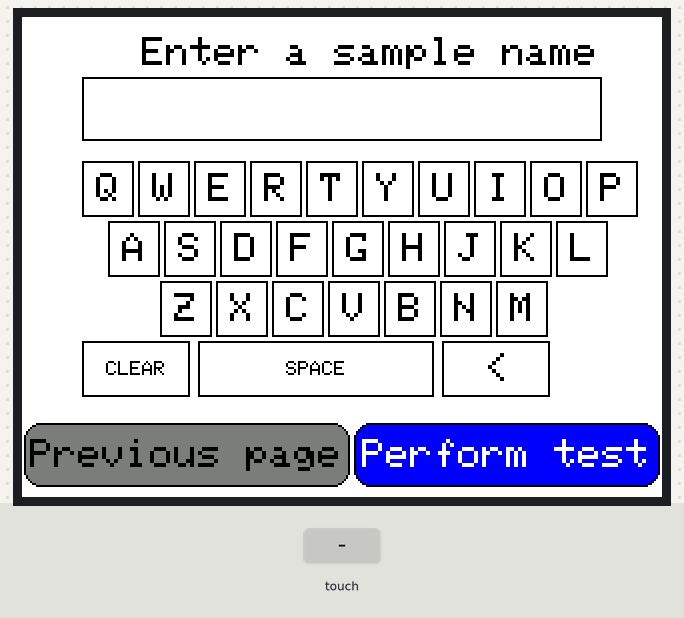
This sketch was run on a simulated Teensy 4. Parts: 320×240 colour display. The inputs (shaded band) are chosen by the test bench.

Above: at 1.4 s.
1.5 s: touch panel pressed at 13 % / 30 % of its raw x / y range
3.0 s: touch panel pressed at 38 % / 30 % of its raw x / y range
At 3.7 s:
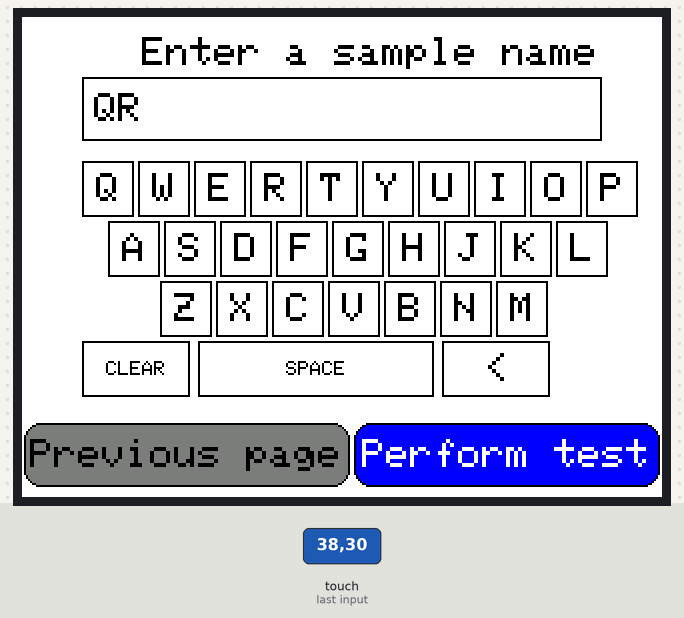
4.5 s: touch panel pressed at 62 % / 30 % of its raw x / y range
6.0 s: touch panel pressed at 13 % / 50 % of its raw x / y range
At 7.2 s:
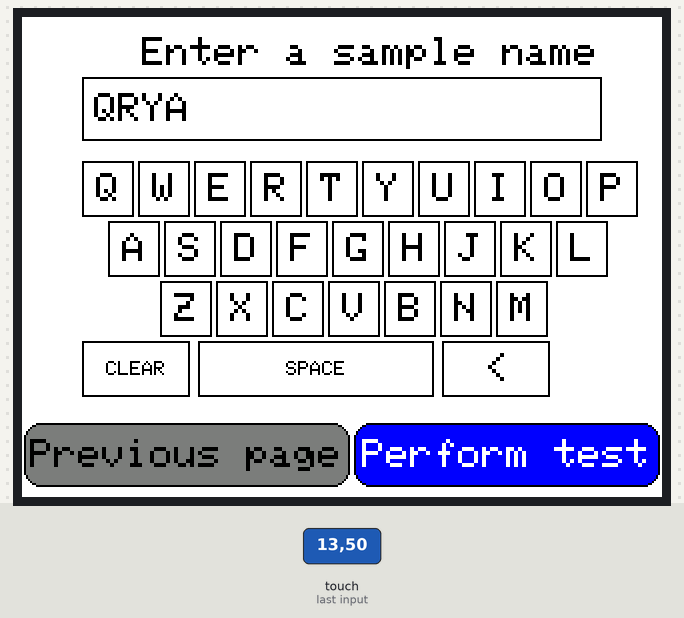
7.5 s: touch panel pressed at 38 % / 50 % of its raw x / y range
9.0 s: touch panel pressed at 62 % / 50 % of its raw x / y range
At 9.6 s:
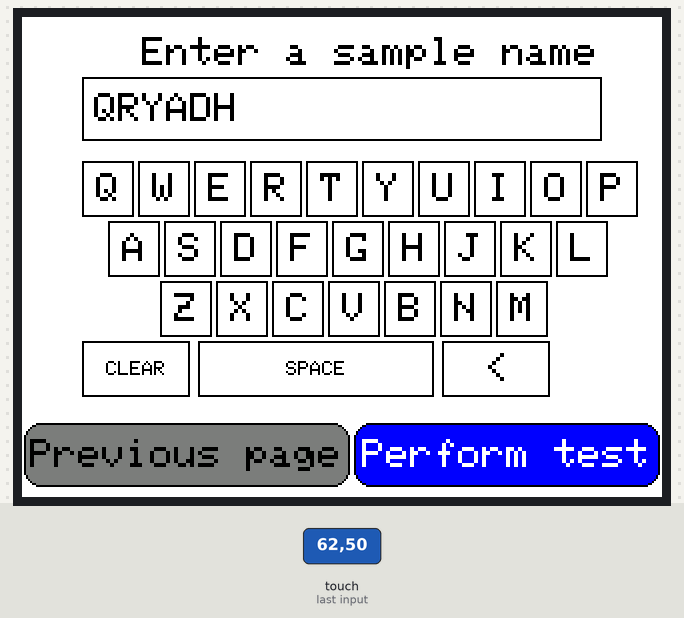
Timing chart, 0 to 11.5 s (numbered marks = the images above; inputs shaded):
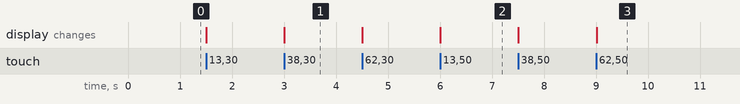

The sketch:

displayPage2.ino
```cpp
// Page 2 on the tft display
#include <SPI.h>
#include <ILI9341_t3.h>
#include <XPT2046_Touchscreen.h>

#define TFT_CS   10
#define TFT_DC   9
#define TFT_RST  255
#define TOUCH_CS 8
#define TOUCH_IRQ 255

ILI9341_t3 tft = ILI9341_t3(TFT_CS, TFT_DC, TFT_RST);
XPT2046_Touchscreen ts(TOUCH_CS, TOUCH_IRQ);

String sampleName = "";

const char* row1[] = { "Q","W","E","R","T","Y","U","I","O","P" };
const int row1X = 30, row1Y = 72, keyW = 26, keyH = 28, keyGap = 2;
const char* row2[] = { "A","S","D","F","G","H","J","K","L" };
const int row2X = 43, row2Y = 102;
const char* row3[] = { "Z","X","C","V","B","N","M" };
const int row3X = 69, row3Y = 132;
struct SpecialKey {
  const char* label;
  int x, w;
};
// "OK" key REMOVED here
SpecialKey row4[] = {
  { "CLEAR", 30, 54 },
  { "SPACE", 88, 118 },
  { "<",    210, 54 }
};
const int row4Y = 162;

#define BOX_X 30
#define BOX_Y 30
#define BOX_W 260
#define BOX_H 32

#define TITLE_X 60
#define TITLE_Y 10

#define BOTTOM_BTN_W   158
#define BOTTOM_BTN_H    32
#define BOTTOM_BTN_R     8
#define BOTTOM_BTN_SP   2
#define BOTTOM_BTN_Y   203
#define BOTTOM_BTN1_X   1
#define BOTTOM_BTN2_X  (BOTTOM_BTN1_X + BOTTOM_BTN_W + BOTTOM_BTN_SP+5)

void drawCenteredText(const char* str, int x, int y, int w, int h, uint16_t color, uint8_t textsize=2) {
  int textlen = strlen(str);
  int text_w = textlen * 6 * textsize;
  int text_h = 8 * textsize;
  int cx = x + (w - text_w) / 2;
  int cy = y + (h - text_h) / 2;
  tft.setCursor(cx, cy);
  tft.setTextColor(color);
  tft.setTextSize(textsize);
  tft.print(str);
}

void drawSampleBox() {
  tft.fillRect(BOX_X+1, BOX_Y+1, BOX_W-2, BOX_H-2, ILI9341_WHITE); // Clear inside
  tft.drawRect(BOX_X, BOX_Y, BOX_W, BOX_H, ILI9341_BLACK);
  tft.setTextColor(ILI9341_BLACK);
  tft.setTextSize(2);
  tft.setCursor(BOX_X + 6, BOX_Y + 8);
  tft.print(sampleName);
}

void drawPage2() {
  tft.fillScreen(ILI9341_WHITE);

  tft.setTextSize(2);
  tft.setTextColor(ILI9341_BLACK);
  tft.setCursor(TITLE_X, TITLE_Y);
  tft.print("Enter a sample name");

  drawSampleBox();

  // Row 1: QWERTYUIOP
  tft.setTextSize(2);
  for (int i = 0; i < 10; i++) {
    int x = row1X + i * (keyW + keyGap);
    tft.fillRect(x, row1Y, keyW, keyH, ILI9341_WHITE);
    tft.drawRect(x, row1Y, keyW, keyH, ILI9341_BLACK);
    drawCenteredText(row1[i], x, row1Y, keyW, keyH, ILI9341_BLACK, 2);
  }

  // Row 2: ASDFGHJKL
  for (int i = 0; i < 9; i++) {
    int x = row2X + i * (keyW + keyGap);
    tft.fillRect(x, row2Y, keyW, keyH, ILI9341_WHITE);
    tft.drawRect(x, row2Y, keyW, keyH, ILI9341_BLACK);
    drawCenteredText(row2[i], x, row2Y, keyW, keyH, ILI9341_BLACK, 2);
  }

  // Row 3: ZXCVBNM
  for (int i = 0; i < 7; i++) {
    int x = row3X + i * (keyW + keyGap);
    tft.fillRect(x, row3Y, keyW, keyH, ILI9341_WHITE);
    tft.drawRect(x, row3Y, keyW, keyH, ILI9341_BLACK);
    drawCenteredText(row3[i], x, row3Y, keyW, keyH, ILI9341_BLACK, 2);
  }

  // Row 4: Specials (no OK button)
  for (int i = 0; i < 3; i++) {
    int x = row4[i].x;
    int w = row4[i].w;
    tft.fillRect(x, row4Y, w, keyH, ILI9341_WHITE);
    tft.drawRect(x, row4Y, w, keyH, ILI9341_BLACK);
    uint8_t keyTextSize = (strcmp(row4[i].label, "SPACE")==0 || strcmp(row4[i].label, "CLEAR")==0) ? 1 : 2;
    drawCenteredText(row4[i].label, x, row4Y, w, keyH, ILI9341_BLACK, keyTextSize);
  }

  // Bottom Buttons
  tft.fillRoundRect(BOTTOM_BTN1_X, BOTTOM_BTN_Y, BOTTOM_BTN_W+5, BOTTOM_BTN_H, BOTTOM_BTN_R, ILI9341_DARKGREY);
  tft.drawRoundRect(BOTTOM_BTN1_X, BOTTOM_BTN_Y, BOTTOM_BTN_W+5, BOTTOM_BTN_H, BOTTOM_BTN_R, ILI9341_BLACK);
  drawCenteredText("Previous page", BOTTOM_BTN1_X, BOTTOM_BTN_Y, BOTTOM_BTN_W+5, BOTTOM_BTN_H, ILI9341_BLACK, 2);

  tft.fillRoundRect(BOTTOM_BTN2_X, BOTTOM_BTN_Y, BOTTOM_BTN_W-5, BOTTOM_BTN_H, BOTTOM_BTN_R, ILI9341_BLUE);
  tft.drawRoundRect(BOTTOM_BTN2_X, BOTTOM_BTN_Y, BOTTOM_BTN_W-5, BOTTOM_BTN_H, BOTTOM_BTN_R, ILI9341_BLACK);
  drawCenteredText("Perform test", BOTTOM_BTN2_X, BOTTOM_BTN_Y, BOTTOM_BTN_W-5, BOTTOM_BTN_H, ILI9341_WHITE, 2);
}

bool inRect(int x, int y, int rx, int ry, int rw, int rh) {
  return (x >= rx) && (x < rx + rw) && (y >= ry) && (y < ry + rh);
}

void handleTouch(int tx, int ty) {
  // Keyboard rows
  for (int i = 0; i < 10; i++) {
    int x = row1X + i * (keyW + keyGap);
    if (inRect(tx, ty, x, row1Y, keyW, keyH)) {
      if (sampleName.length() < 20) {
        sampleName += row1[i];
        drawSampleBox();
      }
      return;
    }
  }
  for (int i = 0; i < 9; i++) {
    int x = row2X + i * (keyW + keyGap);
    if (inRect(tx, ty, x, row2Y, keyW, keyH)) {
      if (sampleName.length() < 20) {
        sampleName += row2[i];
        drawSampleBox();
      }
      return;
    }
  }
  for (int i = 0; i < 7; i++) {
    int x = row3X + i * (keyW + keyGap);
    if (inRect(tx, ty, x, row3Y, keyW, keyH)) {
      if (sampleName.length() < 20) {
        sampleName += row3[i];
        drawSampleBox();
      }
      return;
    }
  }
  // Row 4: Specials
  // CLEAR
  if (inRect(tx, ty, row4[0].x, row4Y, row4[0].w, keyH)) {
    sampleName = "";
    drawSampleBox();
    return;
  }
  // SPACE
  if (inRect(tx, ty, row4[1].x, row4Y, row4[1].w, keyH)) {
    if (sampleName.length() < 20) {
      sampleName += " ";
      drawSampleBox();
    }
    return;
  }
  // BACKSPACE
  if (inRect(tx, ty, row4[2].x, row4Y, row4[2].w, keyH)) {
    if (sampleName.length() > 0) {
      sampleName.remove(sampleName.length() - 1, 1);
      drawSampleBox();
    }
    return;
  }
  // Bottom buttons
  if (inRect(tx, ty, BOTTOM_BTN1_X, BOTTOM_BTN_Y, BOTTOM_BTN_W+5, BOTTOM_BTN_H)) {
    // Previous page
    // (Insert action here)
    return;
  }
  if (inRect(tx, ty, BOTTOM_BTN2_X, BOTTOM_BTN_Y, BOTTOM_BTN_W-5, BOTTOM_BTN_H)) {
    // Perform test
    // (Insert action here)
    return;
  }
}

void setup() {
  tft.begin();
  tft.setRotation(1);
  ts.begin();
  ts.setRotation(3);
  drawPage2();
}

void loop() {
  if (ts.touched()) {
    TS_Point p = ts.getPoint();
    int tx = map(p.x, 0, 4095, 0, tft.width());
    int ty = map(p.y, 0, 4095, 0, tft.height());
    handleTouch(tx, ty);
    delay(150); // debounce
  }
}
```

Measured:
- after the input at 3.0 s, the display: changes at once (image 1)
- after the input at 6.0 s, the display: changes at once (image 2)
- after the input at 9.0 s, the display: changes at once (image 3)
